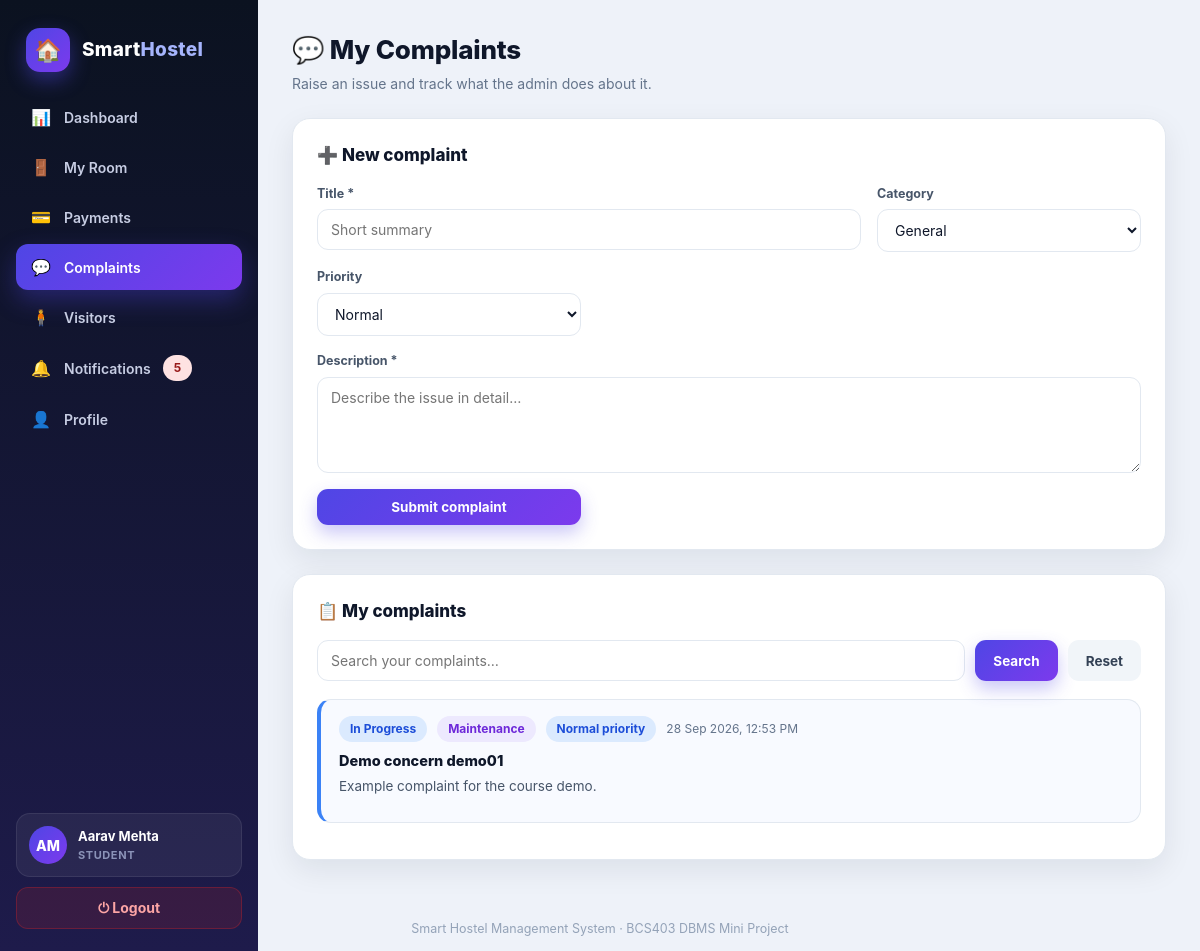
Screenshot of /student/complaints.php (signed in) with the database file from the repository.
### tables this page shows
CREATE TABLE IF NOT EXISTS complaints (
    id            INT AUTO_INCREMENT PRIMARY KEY,
    user_id       INT          DEFAULT NULL,
    title         VARCHAR(150) NOT NULL,
    category      VARCHAR(80)  NOT NULL DEFAULT 'General',
    description   TEXT         NOT NULL,
    status        ENUM('Pending','In Progress','Resolved','Closed') NOT NULL DEFAULT 'Pending',
    priority      ENUM('Low','Normal','High') NOT NULL DEFAULT 'Normal',
    admin_reply   TEXT         DEFAULT NULL,
    resolved_at   DATETIME     DEFAULT NULL,
    created_at    TIMESTAMP    DEFAULT CURRENT_TIMESTAMP,
    updated_at    TIMESTAMP    DEFAULT CURRENT_TIMESTAMP ON UPDATE CURRENT_TIMESTAMP,
    INDEX idx_complaints_user (user_id),
    FOREIGN KEY (user_id) REFERENCES users(id) ON DELETE SET NULL
);

### includes/config.php (called while the page is built, shortened)
<?php
function safe($val) {
    return htmlspecialchars((string)$val, ENT_QUOTES, 'UTF-8');
}
function formatDateTime($date, $fallback = '-') {
    $t = strtotime($date);
    return $t ? date('d M Y, h:i A', $t) : $fallback;
}

### student/complaints.php (the view, shortened to what this page needs)
<?php
require_once __DIR__ . '/../includes/config.php';
$studentId   = (int)$_SESSION['user_id'];
$search = trim($_GET['search'] ?? '');
$where  = 'WHERE user_id = ?';
$params = [$studentId];
$types  = 'i';
$stmt = $conn->prepare("SELECT * FROM complaints $where ORDER BY id DESC");
$stmt->bind_param($types, ...$params);
$stmt->execute();
$complaints = $stmt->get_result();
require_once __DIR__ . '/../includes/header.php';
?>
<div class="layout">
<?php require_once __DIR__ . '/../includes/sidebar.php'; ?>
<main class="main">
    <div class="page-head">
        <h1>💬 My Complaints</h1>
        <p>Raise an issue and track what the admin does about it.</p>
    </div>
    <div class="card">
        <h2>➕ New complaint</h2>
        <form method="POST" class="form-grid">
            <div class="field" style="grid-column:span 2"><label>Title *</label><input class="input" name="title" placeholder="Short summary" required></div>
            <div class="field">
                <label>Category</label>
                <select class="input" name="category">
                    <?php foreach (['General', 'Room', 'Mess', 'Maintenance', 'Cleanliness', 'Other'] as $c): ?>
                    <option><?php echo $c; ?></option>
                    <?php endforeach; ?>
                </select>
            </div>
            <div class="field"><label>Priority</label><select class="input" name="priority"><option>Normal</option><option>Low</option><option>High</option></select></div>
            <div class="field full"><label>Description *</label><textarea class="input" name="description" placeholder="Describe the issue in detail…" required></textarea></div>
            <div class="field"><button class="btn btn-primary" type="submit">Submit complaint</button></div>
        </form>
    </div>
    <div class="card">
        <h2>📋 My complaints</h2>
        <form method="GET" class="search-bar">
            <input class="input" type="text" name="search" placeholder="Search your complaints…" value="<?php echo safe($search); ?>">
            <button class="btn btn-primary" type="submit">Search</button>
            <a class="btn btn-ghost" href="complaints.php">Reset</a>
        </form>
        <?php if ($complaints->num_rows): while ($c = $complaints->fetch_assoc()):
            $bc = ['Pending' => 'badge-yellow', 'In Progress' => 'badge-blue', 'Resolved' => 'badge-green', 'Closed' => 'badge-gray'][$c['status']] ?? 'badge-gray';
        ?>
        <div class="notif" style="border-left-color:<?php echo $c['status'] === 'Resolved' ? 'var(--success)' : ($c['status'] === 'In Progress' ? '#3b82f6' : 'var(--accent)'); ?>">
            <div class="notif-meta" style="margin-bottom:8px">
                <span class="badge <?php echo $bc; ?>"><?php echo safe($c['status']); ?></span>
                <span class="badge badge-purple"><?php echo safe($c['category']); ?></span><span class="badge <?php echo $c['priority']==='High'?'badge-red':'badge-blue'; ?>"><?php echo safe($c['priority']); ?> priority</span>
                <span><?php echo formatDateTime($c['created_at']); ?></span>
            </div>
            <div class="notif-title"><?php echo safe($c['title']); ?></div>
            <div class="notif-body"><?php echo nl2br(safe($c['description'])); ?></div>
        </div>
        <?php endwhile; else: ?>
        <div class="empty"><span class="empty-ico">💬</span><p>You have not raised any complaints yet.</p></div>
        <?php endif; ?>
    </div>
</main>
</div>
<?php require_once __DIR__ . '/../includes/footer.php'; ?>

### assets/css/style.css (style rules this page uses)
:root { --bg: #eef2f9; --surface: #ffffff; --ink: #0f172a; --muted: #64748b; --line: #e2e8f0; --accent: #4f46e5; --accent-2: #7c3aed; --accent-soft: #eef0ff; --success: #16a34a; --success-soft: #dcfce7; --danger: #dc2626; --danger-soft: #fee2e2; --warning: #b45309; --warning-soft: #fef3c7; --info: #1d4ed8; --info-soft: #dbeafe; --sidebar-1: #0b1220; --sidebar-2: #1e1b4b; --radius: 18px; --shadow: 0 10px 30px rgba(15, 23, 42, .08); --shadow-lg: 0 24px 60px rgba(15, 23, 42, .14); }
* { margin: 0; padding: 0; box-sizing: border-box; }
body { font-family: "Inter", "Segoe UI", system-ui, -apple-system, Arial, sans-serif; background: var(--bg); color: var(--ink); line-height: 1.5; }
a { color: var(--accent); }
.layout { display: flex; min-height: 100vh; }
.main { margin-left: 258px; flex: 1; padding: 30px 34px 10px; min-width: 0; }
.page-head { margin-bottom: 24px; }
.page-head h1 { font-size: 26px; font-weight: 800; letter-spacing: -.2px; }
.page-head p { color: var(--muted); margin-top: 4px; font-size: 14px; }
.card { background: var(--surface); border-radius: var(--radius); box-shadow: var(--shadow); border: 1px solid var(--line); padding: 24px; margin-bottom: 24px; }
.card > h2 { font-size: 17px; font-weight: 800; margin-bottom: 16px; display: flex; align-items: center; gap: 9px; }
.badge { display: inline-flex; align-items: center; gap: 5px; padding: 4px 11px; border-radius: 999px; font-size: 12px; font-weight: 700; white-space: nowrap; }
.badge-blue { background: var(--info-soft); color: #1d4ed8; }
.badge-purple { background: #ede9fe; color: #6d28d9; }
.btn { display: inline-flex; align-items: center; justify-content: center; gap: 7px; border: none; cursor: pointer; text-decoration: none; padding: 10px 18px; border-radius: 11px; font-weight: 700; font-size: 13.5px; font-family: inherit; transition: transform .15s, box-shadow .15s, background .15s; }
.btn-primary { background: linear-gradient(135deg, var(--accent), var(--accent-2)); color: #fff; box-shadow: 0 8px 18px rgba(79, 70, 229, .30); }
.btn-ghost { background: #f1f5f9; color: #334155; }
.form-grid { display: grid; grid-template-columns: repeat(auto-fit, minmax(220px, 1fr)); gap: 16px; }
.field { display: flex; flex-direction: column; gap: 6px; }
.field.full { grid-column: 1 / -1; }
.field label { font-size: 12.5px; font-weight: 700; color: #475569; }
.input, select.input, textarea.input { border: 1.5px solid var(--line); border-radius: 11px; padding: 11px 13px; font-size: 14px; font-family: inherit; background: #fff; color: var(--ink); width: 100%; outline: none; transition: border-color .15s, box-shadow .15s; }
textarea.input { resize: vertical; min-height: 96px; }
.search-bar { display: flex; gap: 10px; margin-bottom: 18px; flex-wrap: wrap; }
.search-bar .input { flex: 1; min-width: 200px; }
.notif { background: #f8faff; border: 1px solid var(--line); border-left: 4px solid var(--accent); border-radius: 14px; padding: 16px 18px; margin-bottom: 12px; }
.notif-title { font-weight: 800; font-size: 14.5px; margin-bottom: 4px; }
.notif-body { color: #475569; font-size: 13.5px; margin-bottom: 10px; white-space: pre-line; }
.notif-meta { display: flex; align-items: center; gap: 10px; font-size: 12px; color: var(--muted); flex-wrap: wrap; }

### rows the page displays
complaints: status "In Progress", category "Maintenance", priority "Normal", created_at "28 Sep 2026, 12:53 PM", title "Demo concern demo01", description "Example complaint for the course demo."

### other values shown
$unreadCount "5"
safe($navInitials) "AM"
safe($navName) "Aarav Mehta"
safe(ucfirst($navRole)) "STUDENT"
form field category "General"
